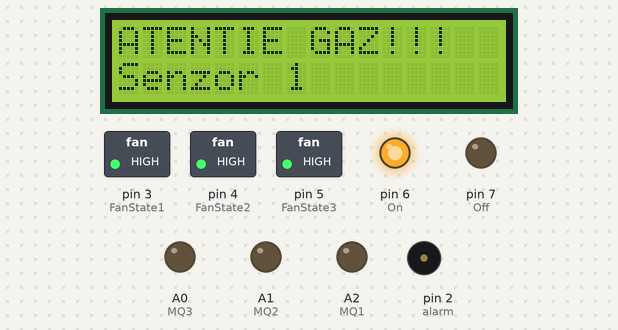
This sketch was run on a simulated Arduino Uno, built with avr-gcc and run on an emulated ATmega328P. On the bench: 16×2 character LCD, switched loads named in the sketch (green lamp = pin HIGH), output pins drawn as LEDs (lit = HIGH), buzzer (waves = sounding). The modem accepts every AT command (registered, SIM ready, sends succeed) and sends nothing else; what the sketch prints to the serial monitor is not drawn. At 3.9 s the program stops and its outputs stay as they are.

Above: at 2.1 s.
At 3.9 s:
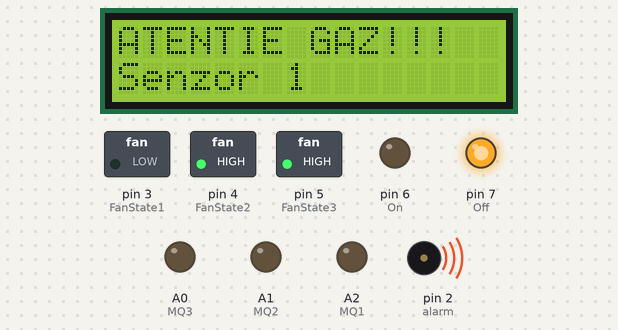
Timing chart, 0 to 5.4 s (numbered marks = the images above):
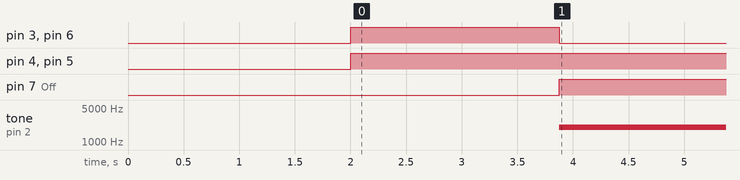

Measured:
- by itself, pin 3 (FanState1), pin 6 (On): LOW → HIGH at 2.0 s, → LOW 1.9 s later
- by itself, pin 4 (FanState2), pin 5 (FanState3): LOW → HIGH at 2.0 s
- by itself, pin 7 (Off): LOW → HIGH at 3.9 s
- by itself, tone on pin 2 (alarm): silent → 2000 Hz at 3.9 s

The sketch:

GasLeakageSystem.ino
```cpp
#include <LiquidCrystal_I2C.h>
#include <SoftwareSerial.h>

//initializarea elementelor necesare pentru modulul GSM

SoftwareSerial sim800L(10, 11);
int timeout;
String buffer;
String PHONE = "+40736957010";

// initializarea unor contoare pentru afisajul display-ului

int numarator = 0;
int count = 0;

int ref = 10;  // valoarea de referinta pentru activarea semnalizarii prezentei de gaz

//initializarea pinilor pentru alarma sonora, senzori si contactele ventilatoarelor

int alarm = 2;
int MQ1 = A2;
int MQ2 = A1;
int MQ3 = A0;
int FanState1 = 3;
int FanState2 = 4;
int FanState3 = 5;

// intializarea pinilor pentru simularea pornirii/opririi instalatiei de gaz (led-uri)

int On = 6;
int Off = 7;

// initializarea unor steaguri daca s-a detectat gaz si daca s-a trimis mesajul

bool gasDetected = false;
bool messageSent = false;

// initializarea display-ului conform marimilor sale

LiquidCrystal_I2C lcd(0x27, 16, 2);

void setup() {

  // se configureaza pornirea si functionarea programului si al modulului GSM
  // se declara pinii de intrare si iesire carora s-au initializat cate o valoare

  Serial.begin(9600);
  buffer.reserve(50);
  sim800L.begin(9600);
  pinMode(MQ1, OUTPUT);
  pinMode(MQ2, OUTPUT);
  pinMode(MQ3, OUTPUT);
  pinMode(alarm, OUTPUT);
  pinMode(FanState1, OUTPUT);
  pinMode(FanState2, OUTPUT);
  pinMode(FanState3, OUTPUT);
  pinMode(On, OUTPUT);
  pinMode(Off, OUTPUT);
  delay(2000);
}

// se configureaza mecanismul de trimitere a mesajelor

void send_sms(String text, String phone) {
  Serial.println("sending sms....");
  sim800L.print("AT+CMGF=1\r");  // se configureaza modulul pentru a trimite mesaje
  delay(200);
  sim800L.println("AT+CMGS=\"+40736957010\"\r");  // declararea destinatarului conform documentatiei tehnice a modulului
  delay(200);
  sim800L.print(text);
  sim800L.print("\r");
  unsigned long startMillis = millis();
  while (!sim800L.available() && millis() - startMillis < 10000) {
    // se asteapta raspunsul
  }
  sim800L.print((char)26);  //cod ascii pentru ctrl-26
  Serial.println("Text Sent.");
  delay(200);
  buffer = readSerial();
}

// functie ce asteapta valabilitatea datelor pe portul serial

String readSerial() {
  timeout = 0;
  while (!sim800L.available() && timeout < 12000) {
    delay(13);
    timeout++;
  }
  if (sim800L.available()) {
    return sim800L.readString();
  }
}

void loop() {

  // definirea statusului initial al pinilor ventilatoarelor si cel al led-urilor
  digitalWrite(FanState1, HIGH);
  digitalWrite(FanState2, HIGH);
  digitalWrite(FanState3, HIGH);
  digitalWrite(On, HIGH);
  digitalWrite(Off, LOW);

  // citirea valorilor inregistrate de senzori
  int sensor1 = analogRead(MQ1);
  int sensor2 = analogRead(MQ2);
  int sensor3 = analogRead(MQ3);

  // proiectarea unui mecanism de intarziere a afisajului pe display
  // display-ul va mentine timp de 5 secunde informatii despre fiecare senzor pe rand
  numarator = numarator + 1;
  if (numarator == 3) {
    count = count + 1;
  }
  if (numarator > 4) {
    numarator = 0;
  }
  if (count > 2) {
    count = 0;
  }

  //pornirea display-ului

  lcd.begin();
  lcd.backlight();

  // daca valoarea inregistrata de senzori nu este mai mare decat referinta
  // sistemul se afla in stadiul normal de functionare
  // prin urmare display-ul va afisa informatii despre fiecare senzor

  if (sensor1 < ref && sensor2 < ref && sensor3 < ref) {
    gasDetected = false;
    messageSent = false;

    switch (count) {
      case 0:
        lcd.print("Senzor 1:");
        lcd.setCursor(0, 1);
        lcd.print("Valoare: ");
        lcd.print(sensor1);  // se afiseaza valoarea senzorului 1
        lcd.print(" PPM");   // unitatea de masura
        break;
      case 1:
        lcd.print("Senzor 2:");
        lcd.setCursor(0, 1);
        lcd.print("Valoare: ");
        lcd.print(sensor2);  // se afiseaza valoarea senzorului 2
        lcd.print(" PPM");   // unitatea de masura
        break;
      case 2:
        lcd.print("Senzor 3:");
        lcd.setCursor(0, 1);
        lcd.print("Valoare: ");
        lcd.print(sensor3);  // se afiseaza valoarea senzorului 3
        lcd.print(" PPM");   // unitatea de masura
        break;
    }

    noTone(alarm);  // alarma dezactivata cat timp nu se detecteaza gaz
  } else {

    // daca unul dintre senzori inregistreaza o valoare mai mare decat referinta
    // se verifica specific care senzor a declansat alarma

    if (sensor1 > ref || sensor2 > ref || sensor3 > ref) {
      // Gas detected
      if (!gasDetected) {
        gasDetected = true;

        lcd.print("ATENTIE GAZ!!!");
        lcd.setCursor(0, 1);

        if (sensor1 > ref) {

          // daca Senzor 1 a declansat alarma, se vor oferi utilizatorului
          // informatii despre sectorul in care s-a produs detectia, sector aferent Senzorului 1

          lcd.print("Senzor 1");

          // se trimite un mesaj cu informatii despre locul detectiei

          if (!messageSent) {
            send_sms("DETECTIE GAZ IN SECTORUL 1!!! Pornire sistem de ventilatie/desfumare pe raza sectorului 1. Se efectueaza oprirea totala a instalatiei de gaz.", PHONE);
            messageSent = true;
          }

          for (;;) {
            digitalWrite(FanState1, LOW);  // se porneste sistemul de ventilatie din sectorul 1
            tone(alarm, 2000);             // se activeaza alarma
            digitalWrite(On, LOW);         // se dezactiveaza instalatia de gaz
            digitalWrite(Off, HIGH);
          }

          // se repeta acelasi procedeu pentru senzorul 2

        } else if (sensor2 > ref) {
          lcd.print("Senzor 2");

          // se trimite un mesaj cu informatii despre locul detectiei

          if (!messageSent) {
            send_sms("DETECTIE GAZ IN SECTORUL 2!!! Pornire sistem de ventilatie/desfumare pe raza sectorului 2. Se efectueaza oprirea totala a instalatiei de gaz.", PHONE);
            messageSent = true;
          }

          for (;;) {
            digitalWrite(FanState2, LOW);  // se porneste sistemul de ventilatie din setorul 2
            tone(alarm, 2000);             // se activeaza alarma
            digitalWrite(On, LOW);         // se dezactiveaza instalatia de gaz
            digitalWrite(Off, HIGH);
          }

          // se repeta acelasi procedeu pentru senzorul 3

        } else if (sensor3 > ref) {

          lcd.print("Senzor 3");

          // se trimite un mesaj cu informatii despre locul detectiei

          if (!messageSent) {
            send_sms("DETECTIE GAZ IN SECTORUL 3!!! Pornire sistem de ventilatie/desfumare pe raza sectorului 3. Se efectueaza oprirea totala a instalatiei de gaz.", PHONE);
            messageSent = true;
          }

          for (;;) {
            digitalWrite(FanState3, LOW);  // se porneste sistemul de ventilatie din setorul 3
            tone(alarm, 2000);             // se activeaza alarma
            digitalWrite(On, LOW);         // se dezactiveaza instalatia de gaz
            digitalWrite(Off, HIGH);
          }
        }
      }
    } else {
      // daca nivelul scade in limitele normale, sistemul revine in regimul normal de functionare
      gasDetected = false;
      messageSent = false;
      noTone(alarm);
    }
  }
}
```
